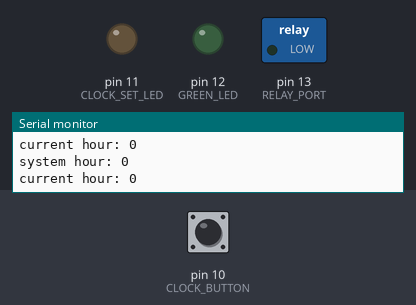
Recording of a sketch running on a simulated Arduino Uno, built with avr-gcc and run on an emulated ATmega328P. On the bench: switched loads named in the sketch (green lamp = pin HIGH), output pins drawn as LEDs (lit = HIGH), the last lines printed to the serial monitor. The inputs (shaded band) are chosen by the test bench; at power-on: pin 10 (CLOCK_BUTTON) LOW.

Above: at 1.8 s.
1.9 s: pin 10 (CLOCK_BUTTON) pulled HIGH for 0.6 s
At 2.9 s:
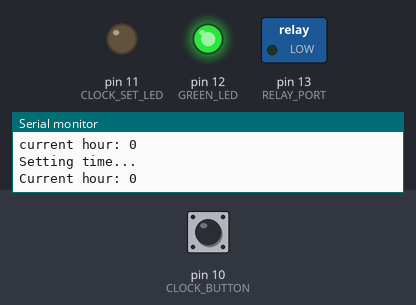
5.5 s: pin 10 (CLOCK_BUTTON) pulled HIGH for 1 s
At 6.4 s:
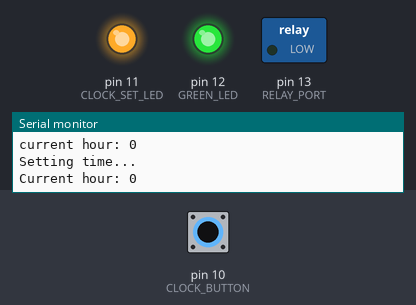
9.5 s: pin 10 (CLOCK_BUTTON) pulled HIGH for 3.2 s
At 16.9 s:
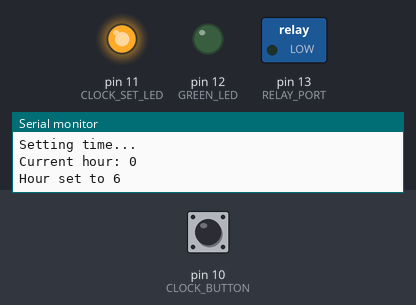
Timing chart, 0 to 23.2 s (numbered marks = the images above; inputs shaded):
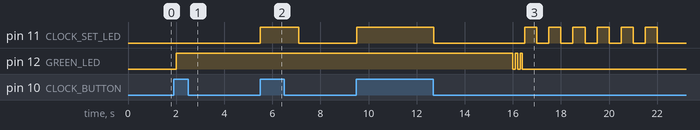

The sketch:

airs-1.0.ino
```cpp
// (licence header left out)
#include <TimeLib.h>

// Declare number of sensors
const int NUMBER_OF_SENSORS = 6;

// Declare Analog inputs being used for humidity sensors
const int H_SENSORS[NUMBER_OF_SENSORS] = {A0, A1, A2, A3, A4, A5};
int humidity;

// Declare relay port
const int RELAY_PORT = 13;

// Declare set time ports
const int CLOCK_BUTTON = 10;
const int CLOCK_SET_LED = 11;
const int GREEN_LED = 12;
const int NIGHT_TIME = 19;

// Declare default irrigation time in minutes
const int IRRIGATION_TIME = 5;

// Declare initial board time
int current_hour = hour();

// Declare humidity limits (the lower the more humid)
// Values from https://www.filipeflop.com/blog/monitore-sua-planta-usando-arduino/
const int HUMIDITY_LOW_LIMIT = 800;
const int HUMIDITY_HIGH_LIMIT = 400;

// Initial Board Setup
void setup() {
  // Setup pins
  pinMode(RELAY_PORT, OUTPUT);
  pinMode(CLOCK_BUTTON, INPUT);
  pinMode(CLOCK_SET_LED, OUTPUT);
  pinMode(GREEN_LED, OUTPUT);

  for (int i = 0; i < NUMBER_OF_SENSORS; i++) {
    pinMode(H_SENSORS[i], INPUT);
  }

  Serial.begin(9600);
}

// Main loop function
void loop() {
  // Only check humidity once every hour
  if (canGetHumidity()) {
    Serial.println("Getting humidity...");
    humidity = getHumidity(H_SENSORS);

    if (isHumidityLow(humidity) && isNightTime(current_hour)) {
      Serial.println("Irrigating...");
      // run irrigation system
      activateIrrigation();
    }
  }

  if (digitalRead(CLOCK_BUTTON) == HIGH) {
    Serial.println("Setting time...");
    setBoardTime();
  }

  delay(500);
  Serial.print("system hour: ");
  Serial.println(hour());
  Serial.print("current hour: ");
  Serial.println(current_hour);
}

void activateIrrigation() {
  time_t t = now();
  int timeDifference = 0;

  // Activate Relay
  digitalWrite(RELAY_PORT, HIGH);

  // Loop for 5 minutes
  while (isEnoughHumidity() == false || timeDifference < IRRIGATION_TIME) {
    timeDifference = timeDiff(minute(), t, 'minute');
    Serial.print(5 - timeDifference);
    Serial.println(" minutes remaining");
    delay(2000);
  }

  // Deactivate Relay
  digitalWrite(RELAY_PORT, LOW);
}

// Calculate humidity average value
int getHumidity(int h_sensors[]) {
  int humidity, sensor_value;
  // TODO activate/deactivate sensors with digital ports

  for (int i=0; i < NUMBER_OF_SENSORS; i++) {
    sensor_value = analogRead(h_sensors[i]);
    humidity += sensor_value;
  }

  humidity = humidity / NUMBER_OF_SENSORS;
  return humidity;
}

// Returns true every hour and updates current_hour
bool canGetHumidity() {
  int t = hour(); // get hour

  if (timeDiff(t, current_hour, 'hour') > 0) {
    current_hour = t; // updates current_time to the current hour
    return true;
  }

  return false;
}

// Returns true if humidity reaches high limit
bool isEnoughHumidity() {
  int humidity = getHumidity(H_SENSORS);

  if (humidity < HUMIDITY_HIGH_LIMIT) {
    return true;
  }

  return false;
}

bool isHumidityLow(int humidity) {
  if (humidity > HUMIDITY_LOW_LIMIT) {
    Serial.println("Humidity Low");
    return true;
  }

  return false;
}

bool isNightTime(int hour) {
  if (hour > NIGHT_TIME) {
    Serial.println("Night time");
    return true;
  }

  return false;
}

// Util functions

// Calculates time difference (higher - lower) in 24 hour, 60 minute clock
int timeDiff(int t1, int t2, char type) {
  if (t1 < t2) {
    if (type == 'hour') {
      t1 += 24;
    }

    if (type == 'minute' || type == 'second') {
      t1 += 60;
    }
  }

  return t1 - t2;
}

// Blinks led by entering led port, delay time between blinks and blink times
void blinkLed(int port, int d, int times = 1) {
  for (int i = 0; i < times; i++) {
    digitalWrite(port, HIGH);
    delay(d);
    digitalWrite(port, LOW);

    if (times > 1) {
      delay(d);
    }
  }
}

/* Sets time using a button
 * 1. Click button once (green light turns on, set is enabled)
 * 2. Click button the amount of hours you want to set, waiting for
 *    red led to turn off between clicks
 * 3. Wait 5 seconds, and it sets the time
 */
void setBoardTime() {
  int hour_count = 0;
  bool buttonPressed = false;
  int t_temp = second();

  Serial.print("Current hour: ");
  Serial.println(current_hour);

  digitalWrite(GREEN_LED, HIGH);
  delay(2000);

  while (buttonPressed || timeDiff(second(), t_temp, 'second') < 5) {
    buttonPressed = false;

    if (digitalRead(CLOCK_BUTTON) == HIGH) {
      hour_count++;
      t_temp = second();

      if (hour_count == 24) {
        hour_count = 0;
      }

      buttonPressed = true;
      digitalWrite(CLOCK_SET_LED, HIGH);
      delay(800);
      digitalWrite(CLOCK_SET_LED, LOW);
    }
  }

  current_hour = hour_count;
  setTime(hour_count, 0, 0, 19, 11, 17);

  Serial.print("Hour set to ");
  Serial.println(hour_count);

  // Blink green light to signal success
  digitalWrite(GREEN_LED, LOW);
  delay(100);
  blinkLed(GREEN_LED, 100, 2);
  blinkLed(CLOCK_SET_LED, 500, hour_count);
}
```

Measured:
- after the input at 1.9 s, pin 12 (GREEN_LED): LOW → HIGH after 0.11 s
- after the input at 5.5 s, pin 11 (CLOCK_SET_LED): LOW → HIGH at once, → LOW 1.6 s later; pin 12 (GREEN_LED): stops changing and stays HIGH
